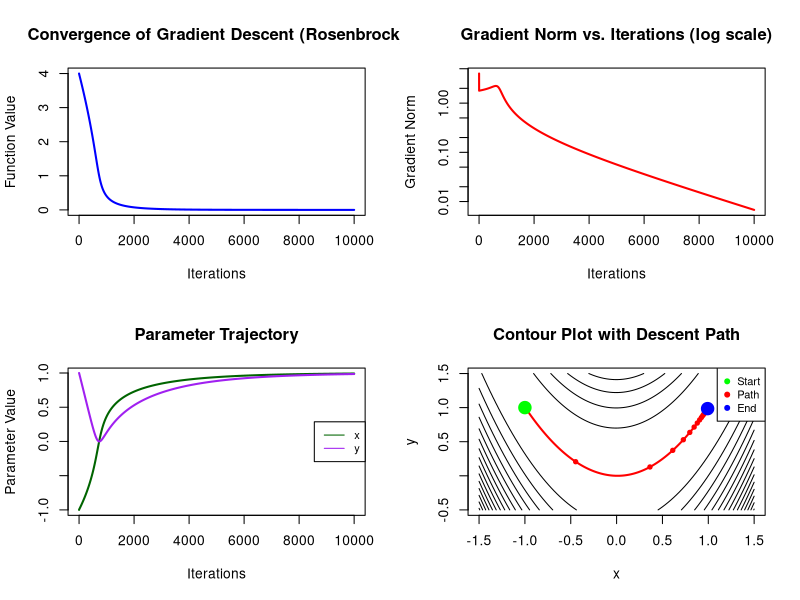

Write R code to recreate this figure.
rosenbrock_func <- function(x) {
  return((1 - x[1])^2 + 100 * (x[2] - x[1]^2)^2)
}

rosenbrock_gradient <- function(x) {
  grad_x <- -2 * (1 - x[1]) - 400 * x[1] * (x[2] - x[1]^2)
  grad_y <- 200 * (x[2] - x[1]^2)
  return(c(grad_x, grad_y))
}

gradient_descent <- function(func, grad_func, x0, eta, epsilon, max_iter = 10000) {
  x <- x0
  iter <- 0
  converged <- FALSE
  
  # Stores values for plotting
  x_history <- matrix(0, nrow = max_iter + 1, ncol = length(x0))
  x_history[1, ] <- x0
  f_history <- numeric(max_iter + 1)
  f_history[1] <- func(x0)
  grad_norm_history <- numeric(max_iter + 1)
  
  # Initial gradient
  gradient <- grad_func(x)
  grad_norm_history[1] <- sqrt(sum(gradient^2))
  
  while (iter < max_iter && !converged) {
    iter <- iter + 1
    
    # Update x
    gradient <- grad_func(x)
    x <- x - eta * gradient
    
    # Store current point and function value
    x_history[iter + 1, ] <- x
    f_history[iter + 1] <- func(x)
    
    # Calculate gradient norm
    grad_norm <- sqrt(sum(gradient^2))
    grad_norm_history[iter + 1] <- grad_norm
    
    # Check convergence
    if (grad_norm < epsilon) {
      converged <- TRUE
      cat("Converged after", iter, "iterations with gradient norm:", grad_norm, "\n")
    }
    
    #To see progress every 1000 iterations
    if (iter %% 1000 == 0) {
      cat("Iteration:", iter, "| Function value:", func(x), "| Gradient norm:", grad_norm, "\n")
    }
  }
  
  return(list(
    x = x,
    f_value = func(x),
    iterations = iter,
    converged = converged,
    x_history = x_history[1:(iter + 1), ],
    f_history = f_history[1:(iter + 1)],
    grad_norm_history = grad_norm_history[1:(iter + 1)]
  ))
}

x0 <- c(-1, 1)  # Initial point
eta <- 0.001    # Step size
epsilon <- 1e-6  # Convergence threshold

# Run gradient descent
set.seed(123)  # For reproducibility
result <- gradient_descent(rosenbrock_func, rosenbrock_gradient, x0, eta, epsilon)

# Print results
cat("\n--- Final Results ---\n")
cat("Final solution: x =", result$x[1], "y =", result$x[2], "\n")
cat("Function value at solution:", result$f_value, "\n")
cat("Number of iterations:", result$iterations, "\n")
cat("Convergence status:", ifelse(result$converged, "Converged", "Did not converge"), "\n")

# Create plots in a 2x2 layout to visualize all results
par(mfrow = c(2, 2))

# Plot 1: Function value vs. iterations
plot(0:result$iterations, result$f_history, type = "l", col = "blue", lwd = 2,
     xlab = "Iterations", ylab = "Function Value", 
     main = "Convergence of Gradient Descent (Rosenbrock)")

# Plot 2: Gradient norm vs. iterations (log scale)
plot(0:result$iterations, result$grad_norm_history, type = "l", col = "red", lwd = 2,
     xlab = "Iterations", ylab = "Gradient Norm", log = "y",
     main = "Gradient Norm vs. Iterations (log scale)")

# Plot 3: Path trajectory (x and y values)
plot(0:result$iterations, result$x_history[, 1], type = "l", col = "darkgreen", lwd = 2,
     xlab = "Iterations", ylab = "Parameter Value", main = "Parameter Trajectory")
lines(0:result$iterations, result$x_history[, 2], col = "purple", lwd = 2)
legend("right", legend = c("x", "y"), col = c("darkgreen", "purple"), lty = 1, cex = 0.8)

# Plot 4: Contour plot of the Rosenbrock function with descent path
# Create a grid of points
x_range <- seq(min(min(result$x_history[, 1]) - 0.5, -1.5), max(max(result$x_history[, 1]) + 0.5, 1.5), length.out = 100)
y_range <- seq(min(min(result$x_history[, 2]) - 0.5, -0.5), max(max(result$x_history[, 2]) + 0.5, 1.5), length.out = 100)
z_matrix <- matrix(0, nrow = length(x_range), ncol = length(y_range))

# Calculate function values at grid points
for (i in 1:length(x_range)) {
  for (j in 1:length(y_range)) {
    z_matrix[i, j] <- rosenbrock_func(c(x_range[i], y_range[j]))
  }
}

# To create contour plot
contour(x_range, y_range, z_matrix, nlevels = 20, 
        xlab = "x", ylab = "y", main = "Contour Plot with Descent Path",
        drawlabels = FALSE)

lines(result$x_history[, 1], result$x_history[, 2], col = "red", lwd = 2)
points(result$x_history[seq(1, nrow(result$x_history), 
                            max(1, floor(nrow(result$x_history)/20))), 1], 
       result$x_history[seq(1, nrow(result$x_history), 
                            max(1, floor(nrow(result$x_history)/20))), 2], 
       col = "red", pch = 19, cex = 0.7)

#mark start and end points
points(x0[1], x0[2], col = "green", pch = 19, cex = 2)  # Starting point
points(result$x[1], result$x[2], col = "blue", pch = 19, cex = 2)  # Final point
legend("topright", legend = c("Start", "Path", "End"), 
       col = c("green", "red", "blue"), pch = c(19, 19, 19), cex = 0.8)